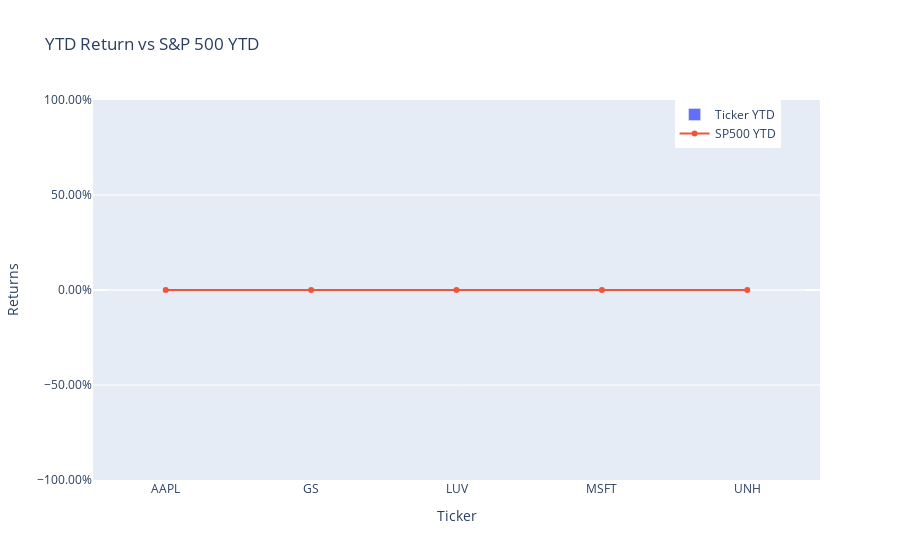

Write notebook code for a chart like this one.
### Markdown cell above
## YTD and Trailing Stop Charts

### Code cell
# Ploty is an outstanding resource for interactive charts.

trace1 = go.Bar(
    x = merged_portfolio_sp_latest_YTD_sp['Ticker'][0:10],
    y = merged_portfolio_sp_latest_YTD_sp['Share YTD'][0:10],
    name = 'Ticker YTD')

trace2 = go.Scatter(
    x = merged_portfolio_sp_latest_YTD_sp['Ticker'][0:10],
    y = merged_portfolio_sp_latest_YTD_sp['SP 500 YTD'][0:10],
    name = 'SP500 YTD')
    
data = [trace1, trace2]

layout = go.Layout(title = 'YTD Return vs S&P 500 YTD'
    , barmode = 'group'
    , yaxis=dict(title='Returns', tickformat=".2%")
    , xaxis=dict(title='Ticker')
    , legend=dict(x=.8,y=1)
    )

fig = go.Figure(data=data, layout=layout)
iplot(fig)

### Figure 1 — Plotly figure (JSON) as saved in the notebook; plotly's stock layout.template omitted (floating-point values rounded to 4 significant figures)
{"data": [{"name": "Ticker YTD", "type": "bar", "x": ["AAPL", "GS", "LUV", "MSFT", "UNH"], "y": [0, 0, 0, 0, 0]}, {"name": "SP500 YTD", "type": "scatter", "x": ["AAPL", "GS", "LUV", "MSFT", "UNH"], "y": [0, 0, 0, 0, 0]}], "layout": {"barmode": "group", "legend": {"x": 0.8, "y": 1}, "title": {"text": "YTD Return vs S&P 500 YTD"}, "xaxis": {"title": {"text": "Ticker"}}, "yaxis": {"tickformat": ".2%", "title": {"text": "Returns"}}}}
